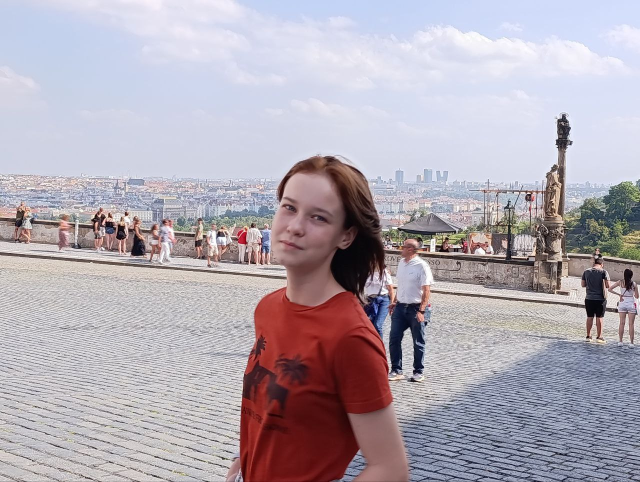
#> input picture image/me.jpg, 1280 x 964 px (shown at 1/2 size)
$ python HW_lesson3.py
#> lines starting #> are read from the running program, lines starting #| are printed output that depends on the picture
import cv2
import numpy as np

img = cv2.imread("image/me.jpg")
#> img is the input picture: shape (964, 1280, 3); mean B, G, R 179, 169.5, 177.6
img = cv2.resize(img, (img.shape[1] // 2, img.shape[0] // 2))
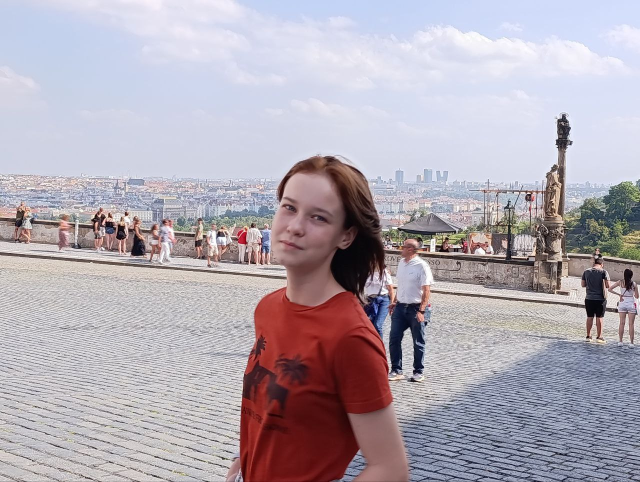
#> img: shape (482, 640, 3); mean B, G, R 179.1, 169.6, 177.7
cv2.putText(img, "Emiliia Sporik", (260, 290), cv2.FONT_HERSHEY_TRIPLEX, 0.5, (0, 0, 0), 1)

cv2.rectangle(img, (270, 180), (350, 270), (0, 0, 0), 2)
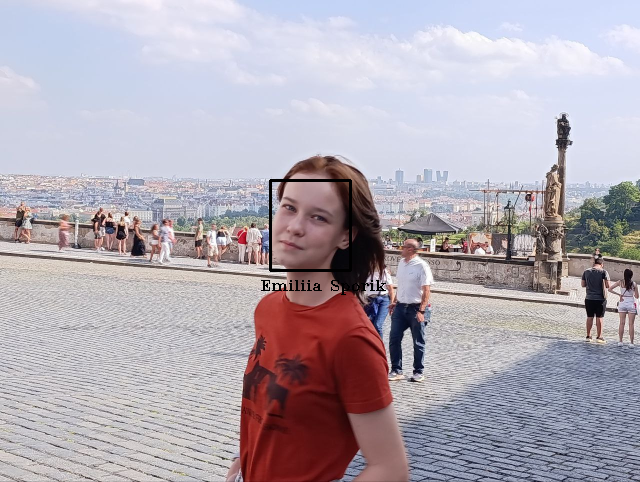
#> img: shape (482, 640, 3); mean B, G, R 178.6, 169.1, 177.1
cv2.imshow("Image", img)


cv2.waitKey(0)
cv2.destroyAllWindows()

$ run again, with image/fr.jpg copied over image/me.jpg
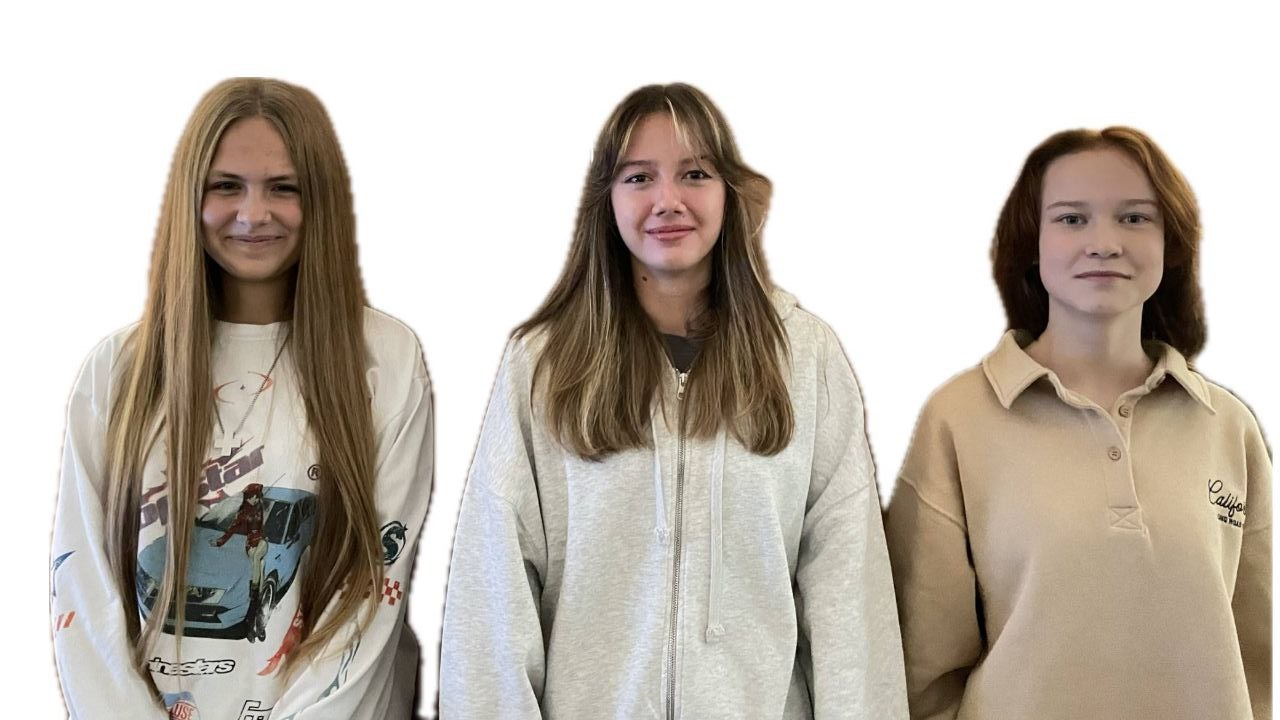
#> input picture image/fr.jpg, 1280 x 720 px
#> img is the input picture: shape (720, 1280, 3); mean B, G, R 174.1, 183.8, 192.3
#> `cv2.rectangle(img, (270, 180), (350, 270), (0, 0, 0), 2)`:
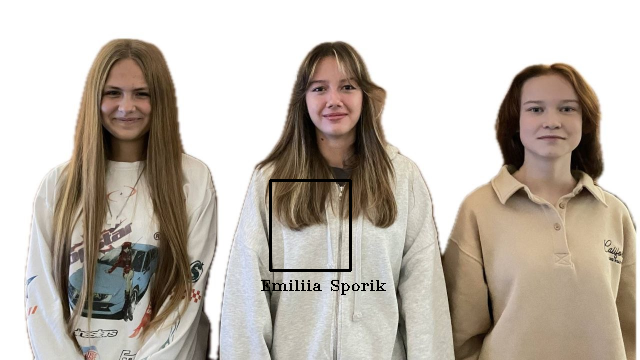
#> img: shape (360, 640, 3); mean B, G, R 173.3, 182.9, 191.3
